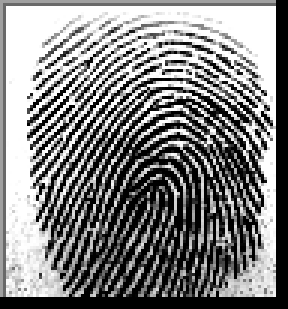
#> input picture finger_to_hash/demo_finger/100__M_Left_index_finger.bmp, 96 x 103 px (shown 3 times larger); its folder holds only this picture in this run
$ python test_finger_hash.py
#> lines starting #> are read from the running program, lines starting #| are printed output that depends on the picture
import os
import cv2
import numpy as np

# -----------------------------
# CONFIG
# -----------------------------
INPUT_FOLDER = "demo_finger"      # Original fingerprints
OUTPUT_FOLDER = "finger_variations"  # Where to save structured variations
VAR_COUNT = 5                       # Number of variations per fingerprint

os.makedirs(OUTPUT_FOLDER, exist_ok=True)

# -----------------------------
# Helper: generate variations
# -----------------------------
def generate_variations(img, count=5):
    h, w = img.shape[:2]
    variations = []
    for _ in range(count):
        angle = np.random.uniform(-10, 10)        # rotation
        scale = np.random.uniform(0.9, 1.1)      # scaling
        tx = np.random.uniform(-5, 5)            # translation x
        ty = np.random.uniform(-5, 5)            # translation y

        M = cv2.getRotationMatrix2D((w//2, h//2), angle, scale)
        M[:, 2] += (tx, ty)
        mod = cv2.warpAffine(img, M, (w, h), borderMode=cv2.BORDER_REFLECT)

        # Occasionally add tiny noise or blur
        if np.random.rand() < 0.3:
            mod = cv2.GaussianBlur(mod, (3,3), 0)
        if np.random.rand() < 0.3:
            noise = np.random.normal(0, 3, img.shape).astype(np.float32)
            mod = np.clip(mod + noise, 0, 255).astype(np.uint8)

        variations.append(mod)
    return variations

# -----------------------------
# MAIN
# -----------------------------
def main():
    np.random.seed(42)  # reproducible

    # Iterate all original fingerprint images
    files = [f for f in os.listdir(INPUT_FOLDER) if f.lower().endswith(".bmp")]
    files.sort()

    for idx, fname in enumerate(files, start=1):
        img_path = os.path.join(INPUT_FOLDER, fname)
        img = cv2.imread(img_path, cv2.IMREAD_GRAYSCALE)
#> img is the input picture: shape (103, 96); min 0, max 255, mean 130
        if img is None:
            print(f"⚠️ Cannot read {img_path}, skipping")
            continue

        # Create folder for this fingerprint
        finger_folder = os.path.join(OUTPUT_FOLDER, f"finger{idx}")
        os.makedirs(finger_folder, exist_ok=True)

        # Generate variations
        variations = generate_variations(img, VAR_COUNT)
#> the loop in generate_variations, `for _ in range(count):` made 5 passes
#> pass 1, in generate_variations, `mod = cv2.warpAffine(img, M, (w, h), borderMode=cv2.BORDER_REFLECT)`:
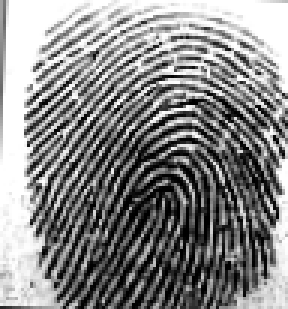
#> mod: shape (103, 96) (shown 3 times larger); min 0, max 255, mean 136.5
#> pass 1, in generate_variations, `mod = cv2.GaussianBlur(mod, (3,3), 0)`:
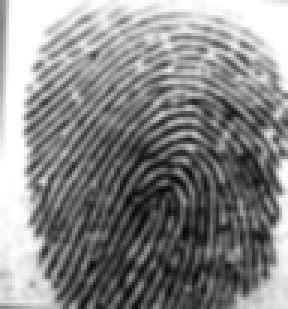
#> mod: shape (103, 96) (shown 3 times larger); min 6, max 255, mean 136.7
#> pass 2, in generate_variations, `mod = cv2.warpAffine(img, M, (w, h), borderMode=cv2.BORDER_REFLECT)`:
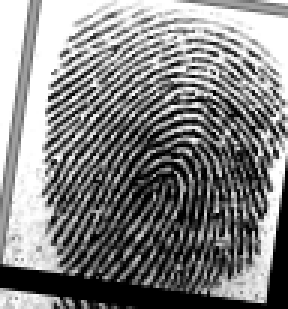
#> mod: shape (103, 96) (shown 3 times larger); min 0, max 255, mean 131.1
#> after the loop in generate_variations, `for _ in range(count):`: variations = 5 items
#> variations = 5 items

        # Save all variations
        for v_idx, v_img in enumerate(variations, start=1):
            save_path = os.path.join(finger_folder, f"img{v_idx}.bmp")
            cv2.imwrite(save_path, v_img)
#> this loop made 5 passes
#> pass 2, in main, `cv2.imwrite(save_path, v_img)`:
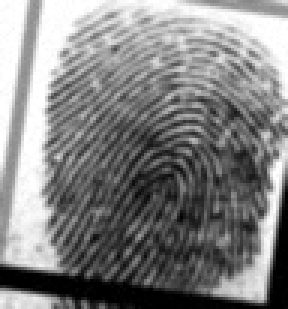
#> saved as img2.bmp: shape (103, 96) (shown 3 times larger); min 0, max 255, mean 130.7
        print(f"✅ Saved {VAR_COUNT} variations for {fname} → {finger_folder}")
#| ✅ Saved 5 variations for 100__M_Left_index_finger.bmp → finger_variations/finger1

if __name__ == "__main__":
    main()

$ run again, on finger_to_hash/demo_finger/102__M_Left_middle_finger.bmp
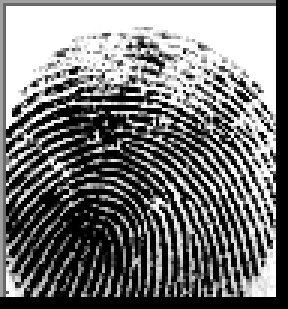
#> input picture finger_to_hash/demo_finger/102__M_Left_middle_finger.bmp, 96 x 103 px (shown 3 times larger)
#> in main, img is the input picture: shape (103, 96); min 0, max 255, mean 119
#> the loop in generate_variations, `for _ in range(count):` made 5 passes
#> pass 2, in generate_variations, `mod = cv2.warpAffine(img, M, (w, h), borderMode=cv2.BORDER_REFLECT)`:
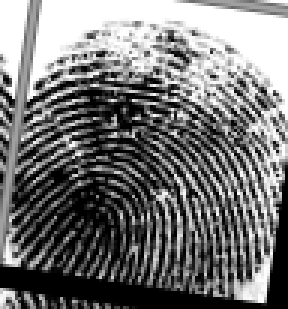
#> mod: shape (103, 96) (shown 3 times larger); min 0, max 255, mean 117.4
#> after the loop in generate_variations, `for _ in range(count):`: variations = 5 items
#> the loop in main, `for v_idx, v_img in enumerate(variations, start=1):` made 5 passes
#> pass 2, in main, `cv2.imwrite(save_path, v_img)`:
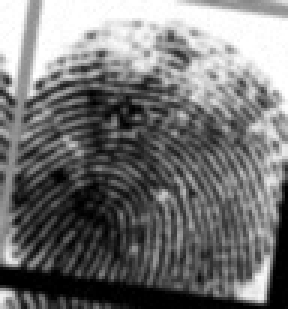
#> saved as img2.bmp: shape (103, 96) (shown 3 times larger); min 0, max 255, mean 117
#| ✅ Saved 5 variations for 102__M_Left_middle_finger.bmp → finger_variations/finger1

$ run again, on finger_to_hash/demo_finger/102__M_Right_thumb_finger.bmp
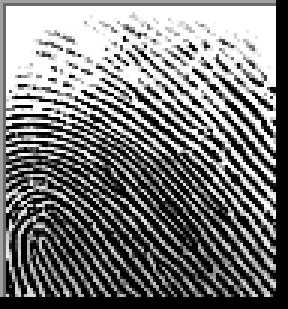
#> input picture finger_to_hash/demo_finger/102__M_Right_thumb_finger.bmp, 96 x 103 px (shown 3 times larger)
#> in main, img is the input picture: shape (103, 96); min 0, max 255, mean 121
#> the loop in generate_variations, `for _ in range(count):` made 5 passes
#> pass 2, in generate_variations, `mod = cv2.warpAffine(img, M, (w, h), borderMode=cv2.BORDER_REFLECT)`:
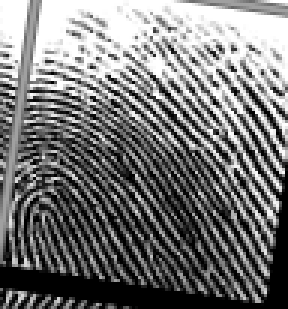
#> mod: shape (103, 96) (shown 3 times larger); min 0, max 255, mean 119
#> after the loop in generate_variations, `for _ in range(count):`: variations = 5 items
#> the loop in main, `for v_idx, v_img in enumerate(variations, start=1):` made 5 passes
#> pass 2, in main, `cv2.imwrite(save_path, v_img)`:
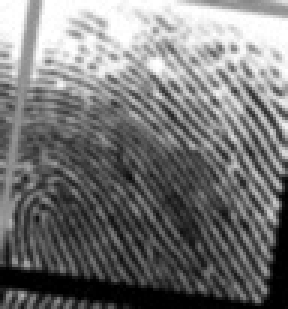
#> saved as img2.bmp: shape (103, 96) (shown 3 times larger); min 0, max 255, mean 118.6
#| ✅ Saved 5 variations for 102__M_Right_thumb_finger.bmp → finger_variations/finger1

$ run again, on finger_to_hash/demo_finger/100__M_Right_little_finger.bmp
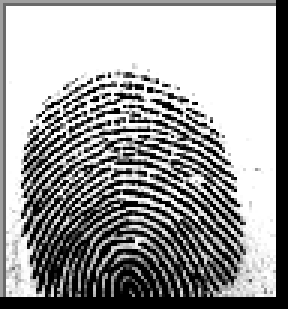
#> input picture finger_to_hash/demo_finger/100__M_Right_little_finger.bmp, 96 x 103 px (shown 3 times larger)
#> in main, img is the input picture: shape (103, 96); min 0, max 255, mean 157.8
#> the loop in generate_variations, `for _ in range(count):` made 5 passes
#> pass 2, in generate_variations, `mod = cv2.warpAffine(img, M, (w, h), borderMode=cv2.BORDER_REFLECT)`:
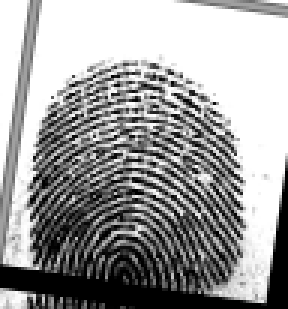
#> mod: shape (103, 96) (shown 3 times larger); min 0, max 255, mean 157.4
#> after the loop in generate_variations, `for _ in range(count):`: variations = 5 items
#> the loop in main, `for v_idx, v_img in enumerate(variations, start=1):` made 5 passes
#> pass 2, in main, `cv2.imwrite(save_path, v_img)`:
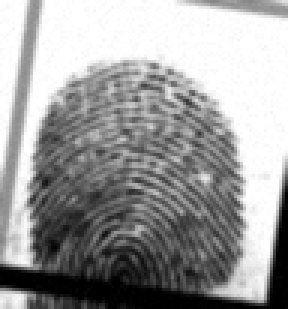
#> saved as img2.bmp: shape (103, 96) (shown 3 times larger); min 0, max 255, mean 156.8
#| ✅ Saved 5 variations for 100__M_Right_little_finger.bmp → finger_variations/finger1

$ run again, on finger_to_hash/demo_finger/101__M_Left_middle_finger.bmp
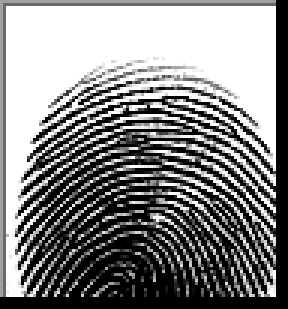
#> input picture finger_to_hash/demo_finger/101__M_Left_middle_finger.bmp, 96 x 103 px (shown 3 times larger)
#> in main, img is the input picture: shape (103, 96); min 0, max 255, mean 133
#> after the loop in generate_variations, `for _ in range(count):`: variations = 5 items
#> the loop in main, `for v_idx, v_img in enumerate(variations, start=1):` made 5 passes
#> pass 2, in main, `cv2.imwrite(save_path, v_img)`:
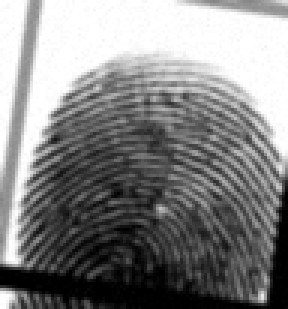
#> saved as img2.bmp: shape (103, 96) (shown 3 times larger); min 0, max 255, mean 132.4
#| ✅ Saved 5 variations for 101__M_Left_middle_finger.bmp → finger_variations/finger1
